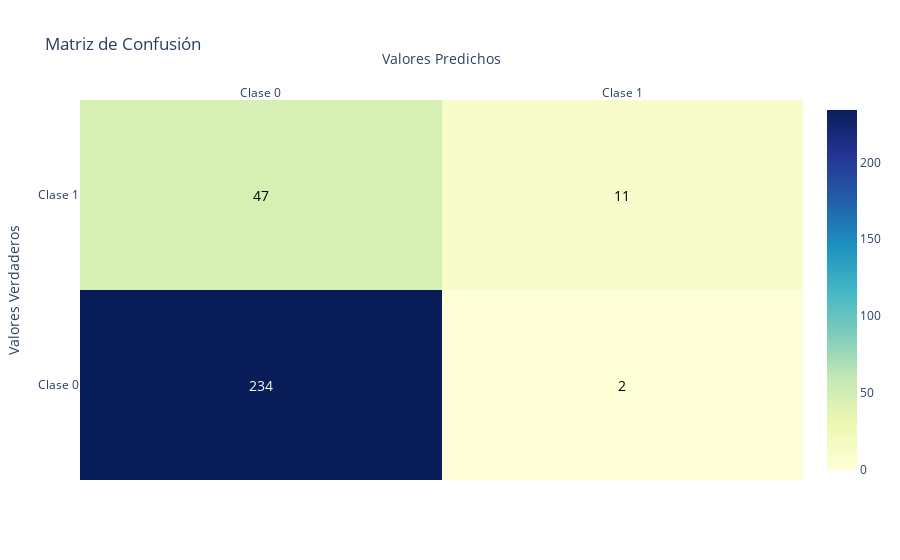

Notebook cell for this chart:
### Markdown cell above
* 4.1. Modelo **AdaBoost**

### Code cell
ML.modelo_adaboost(df=df_ml, target="abandono", tipo_problema="clasificacion", graficar=True, random_state=1)

### Figure 1 — Plotly figure (JSON) as saved in the notebook; plotly's stock layout.template omitted (floating-point values rounded to 4 significant figures)
{"data": [{"colorscale": [[0, "rgb(255,255,217)"], [0.125, "rgb(237,248,177)"], [0.25, "rgb(199,233,180)"], [0.375, "rgb(127,205,187)"], [0.5, "rgb(65,182,196)"], [0.625, "rgb(29,145,192)"], [0.75, "rgb(34,94,168)"], [0.875, "rgb(37,52,148)"], [1, "rgb(8,29,88)"]], "type": "heatmap", "x": ["Clase 0", "Clase 1"], "y": ["Clase 0", "Clase 1"], "z": [[234, 2], [47, 11]], "zmax": 234, "zmin": 0}], "layout": {"annotations": [{"font": {"color": "white", "size": 14}, "showarrow": false, "text": "234", "x": "Clase 0", "y": "Clase 0"}, {"font": {"color": "black", "size": 14}, "showarrow": false, "text": "2", "x": "Clase 1", "y": "Clase 0"}, {"font": {"color": "black", "size": 14}, "showarrow": false, "text": "47", "x": "Clase 0", "y": "Clase 1"}, {"font": {"color": "black", "size": 14}, "showarrow": false, "text": "11", "x": "Clase 1", "y": "Clase 1"}], "title": {"text": "Matriz de Confusión"}, "xaxis": {"side": "top", "title": {"text": "Valores Predichos"}}, "yaxis": {"title": {"text": "Valores Verdaderos"}}}}
